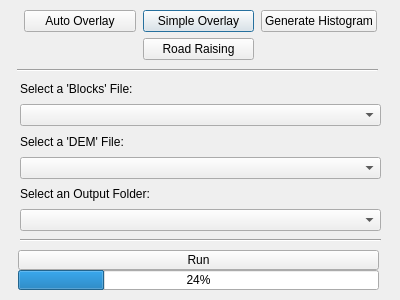
<?xml version="1.0" encoding="UTF-8"?>
<ui version="4.0">
 <class>OverlayMakerDialogBase</class>
 <widget class="QDialog" name="OverlayMakerDialogBase">
  <property name="geometry">
   <rect>
    <x>0</x>
    <y>0</y>
    <width>400</width>
    <height>300</height>
   </rect>
  </property>
  <property name="windowTitle">
   <string>Overlay Maker</string>
  </property>
  <widget class="QWidget" name="widget" native="true">
   <property name="geometry">
    <rect>
     <x>0</x>
     <y>0</y>
     <width>401</width>
     <height>311</height>
    </rect>
   </property>
   <widget class="QStackedWidget" name="modePage">
    <property name="geometry">
     <rect>
      <x>0</x>
      <y>80</y>
      <width>401</width>
      <height>181</height>
     </rect>
    </property>
    <property name="currentIndex">
     <number>0</number>
    </property>
    <widget class="QWidget" name="AOPage">
     <widget class="QWidget" name="gridLayoutWidget">
      <property name="geometry">
       <rect>
        <x>20</x>
        <y>0</y>
        <width>361</width>
        <height>151</height>
       </rect>
      </property>
      <layout class="QGridLayout" name="gridLayout">
       <item row="5" column="0">
        <widget class="QComboBox" name="blocks"/>
       </item>
       <item row="7" column="0">
        <widget class="QComboBox" name="dem"/>
       </item>
       <item row="8" column="0">
        <widget class="QLabel" name="label_3">
         <property name="text">
          <string>Select an Output Folder: </string>
         </property>
        </widget>
       </item>
       <item row="4" column="0">
        <widget class="QLabel" name="label">
         <property name="text">
          <string>Select a 'Blocks' File:</string>
         </property>
        </widget>
       </item>
       <item row="9" column="0">
        <widget class="QComboBox" name="output"/>
       </item>
       <item row="6" column="0">
        <widget class="QLabel" name="label_2">
         <property name="text">
          <string>Select a 'DEM' File: </string>
         </property>
        </widget>
       </item>
      </layout>
     </widget>
    </widget>
    <widget class="QWidget" name="page_2"/>
    <widget class="QWidget" name="page_3"/>
   </widget>
   <widget class="QWidget" name="gridLayoutWidget_2">
    <property name="geometry">
     <rect>
      <x>20</x>
      <y>10</y>
      <width>361</width>
      <height>51</height>
     </rect>
    </property>
    <layout class="QGridLayout" name="gridLayout_2">
     <property name="leftMargin">
      <number>4</number>
     </property>
     <property name="topMargin">
      <number>0</number>
     </property>
     <property name="rightMargin">
      <number>4</number>
     </property>
     <property name="horizontalSpacing">
      <number>7</number>
     </property>
     <item row="0" column="2">
      <widget class="QPushButton" name="SOButton">
       <property name="text">
        <string>Simple Overlay</string>
       </property>
      </widget>
     </item>
     <item row="0" column="1">
      <widget class="QPushButton" name="AOButton">
       <property name="text">
        <string>Auto Overlay</string>
       </property>
      </widget>
     </item>
     <item row="0" column="3">
      <widget class="QPushButton" name="GHButton">
       <property name="text">
        <string>Generate Histogram</string>
       </property>
      </widget>
     </item>
     <item row="1" column="2">
      <widget class="QPushButton" name="RRButton">
       <property name="text">
        <string>Road Raising</string>
       </property>
      </widget>
     </item>
    </layout>
   </widget>
   <widget class="QFrame" name="frame">
    <property name="geometry">
     <rect>
      <x>18</x>
      <y>240</y>
      <width>361</width>
      <height>61</height>
     </rect>
    </property>
    <widget class="QProgressBar" name="progressBar">
     <property name="geometry">
      <rect>
       <x>0</x>
       <y>30</y>
       <width>361</width>
       <height>20</height>
      </rect>
     </property>
     <property name="value">
      <number>24</number>
     </property>
    </widget>
    <widget class="QPushButton" name="pushButton">
     <property name="geometry">
      <rect>
       <x>0</x>
       <y>10</y>
       <width>361</width>
       <height>20</height>
      </rect>
     </property>
     <property name="text">
      <string>Run</string>
     </property>
    </widget>
   </widget>
   <widget class="Line" name="line">
    <property name="geometry">
     <rect>
      <x>17</x>
      <y>60</y>
      <width>361</width>
      <height>20</height>
     </rect>
    </property>
    <property name="orientation">
     <enum>Qt::Horizontal</enum>
    </property>
   </widget>
   <widget class="Line" name="line_2">
    <property name="geometry">
     <rect>
      <x>20</x>
      <y>220</y>
      <width>361</width>
      <height>41</height>
     </rect>
    </property>
    <property name="orientation">
     <enum>Qt::Horizontal</enum>
    </property>
   </widget>
  </widget>
 </widget>
 <resources/>
 <connections/>
</ui>
